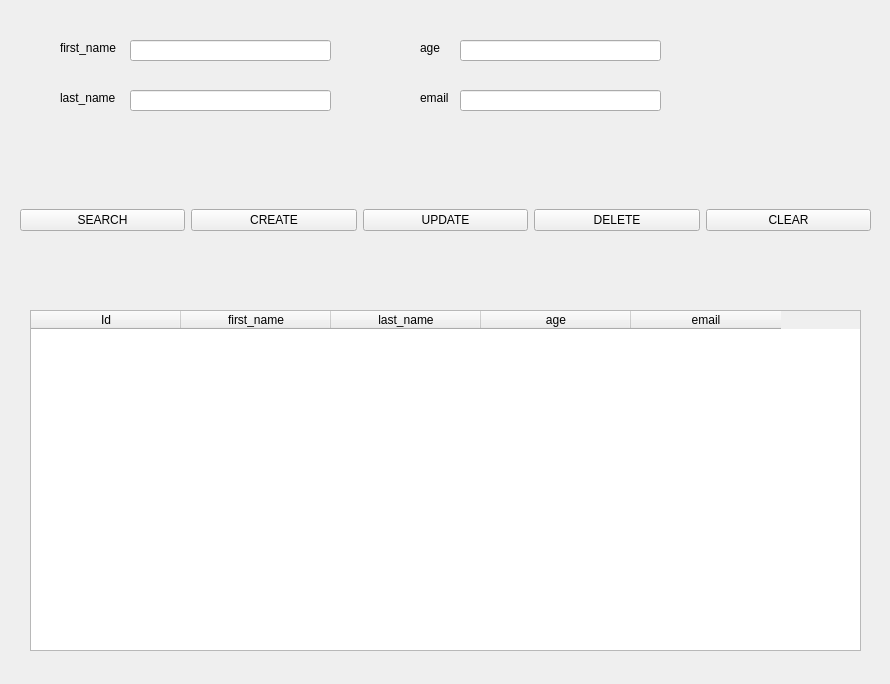
<?xml version="1.0" encoding="UTF-8"?>
<ui version="4.0">
 <class>Form</class>
 <widget class="QWidget" name="Form">
  <property name="geometry">
   <rect>
    <x>0</x>
    <y>0</y>
    <width>890</width>
    <height>684</height>
   </rect>
  </property>
  <property name="windowTitle">
   <string>Form</string>
  </property>
  <property name="styleSheet">
   <string notr="true">QPushButton{
	background:&quot;black&quot;;
	color:&quot;white&quot;;
}

QPushButton:hover {
	background-color:&quot;#33a2ff&quot;;
}</string>
  </property>
  <widget class="QWidget" name="widget" native="true">
   <property name="geometry">
    <rect>
     <x>20</x>
     <y>20</y>
     <width>851</width>
     <height>131</height>
    </rect>
   </property>
   <widget class="QLabel" name="label">
    <property name="geometry">
     <rect>
      <x>40</x>
      <y>20</y>
      <width>71</width>
      <height>16</height>
     </rect>
    </property>
    <property name="text">
     <string>first_name</string>
    </property>
   </widget>
   <widget class="QLineEdit" name="label_first_name">
    <property name="geometry">
     <rect>
      <x>110</x>
      <y>20</y>
      <width>201</width>
      <height>21</height>
     </rect>
    </property>
   </widget>
   <widget class="QLabel" name="label_2">
    <property name="geometry">
     <rect>
      <x>40</x>
      <y>70</y>
      <width>71</width>
      <height>16</height>
     </rect>
    </property>
    <property name="text">
     <string>last_name</string>
    </property>
   </widget>
   <widget class="QLineEdit" name="label_last_name">
    <property name="geometry">
     <rect>
      <x>110</x>
      <y>70</y>
      <width>201</width>
      <height>21</height>
     </rect>
    </property>
   </widget>
   <widget class="QLabel" name="label_3">
    <property name="geometry">
     <rect>
      <x>400</x>
      <y>20</y>
      <width>71</width>
      <height>16</height>
     </rect>
    </property>
    <property name="text">
     <string>age</string>
    </property>
   </widget>
   <widget class="QLineEdit" name="label_age">
    <property name="geometry">
     <rect>
      <x>440</x>
      <y>20</y>
      <width>201</width>
      <height>21</height>
     </rect>
    </property>
   </widget>
   <widget class="QLabel" name="label_4">
    <property name="geometry">
     <rect>
      <x>400</x>
      <y>70</y>
      <width>71</width>
      <height>16</height>
     </rect>
    </property>
    <property name="text">
     <string>email</string>
    </property>
   </widget>
   <widget class="QLineEdit" name="labe_email">
    <property name="geometry">
     <rect>
      <x>440</x>
      <y>70</y>
      <width>201</width>
      <height>21</height>
     </rect>
    </property>
   </widget>
  </widget>
  <widget class="QWidget" name="widget_2" native="true">
   <property name="geometry">
    <rect>
     <x>20</x>
     <y>160</y>
     <width>851</width>
     <height>131</height>
    </rect>
   </property>
   <widget class="QWidget" name="widget_3" native="true">
    <property name="geometry">
     <rect>
      <x>0</x>
      <y>0</y>
      <width>851</width>
      <height>121</height>
     </rect>
    </property>
    <layout class="QHBoxLayout" name="horizontalLayout">
     <item>
      <widget class="QPushButton" name="search_btn">
       <property name="text">
        <string>SEARCH</string>
       </property>
      </widget>
     </item>
     <item>
      <widget class="QPushButton" name="create_btn">
       <property name="text">
        <string>CREATE</string>
       </property>
      </widget>
     </item>
     <item>
      <widget class="QPushButton" name="update_btn">
       <property name="text">
        <string>UPDATE</string>
       </property>
      </widget>
     </item>
     <item>
      <widget class="QPushButton" name="delete_btn">
       <property name="text">
        <string>DELETE</string>
       </property>
      </widget>
     </item>
     <item>
      <widget class="QPushButton" name="clear_btn">
       <property name="text">
        <string>CLEAR</string>
       </property>
      </widget>
     </item>
    </layout>
   </widget>
  </widget>
  <widget class="QWidget" name="widget_4" native="true">
   <property name="geometry">
    <rect>
     <x>20</x>
     <y>300</y>
     <width>851</width>
     <height>361</height>
    </rect>
   </property>
   <widget class="QTableWidget" name="tableWidget">
    <property name="geometry">
     <rect>
      <x>10</x>
      <y>10</y>
      <width>831</width>
      <height>341</height>
     </rect>
    </property>
    <attribute name="horizontalHeaderDefaultSectionSize">
     <number>150</number>
    </attribute>
    <column>
     <property name="text">
      <string>Id</string>
     </property>
    </column>
    <column>
     <property name="text">
      <string>first_name</string>
     </property>
    </column>
    <column>
     <property name="text">
      <string>last_name</string>
     </property>
    </column>
    <column>
     <property name="text">
      <string>age</string>
     </property>
    </column>
    <column>
     <property name="text">
      <string>email</string>
     </property>
    </column>
   </widget>
  </widget>
 </widget>
 <resources/>
 <connections/>
</ui>
